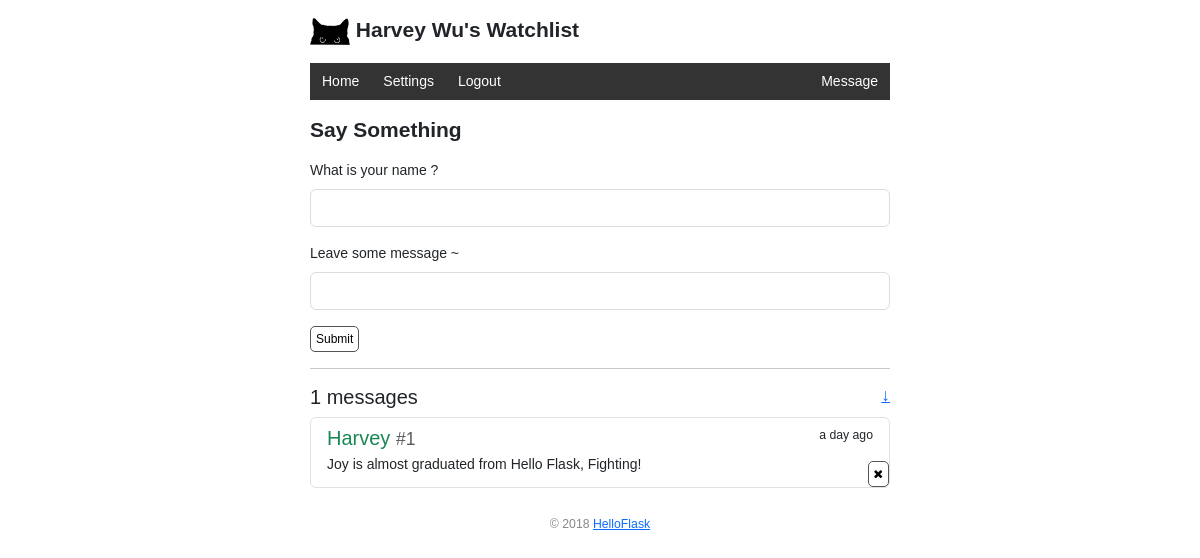
/message (signed in), run on an earlier commit of the app's database.
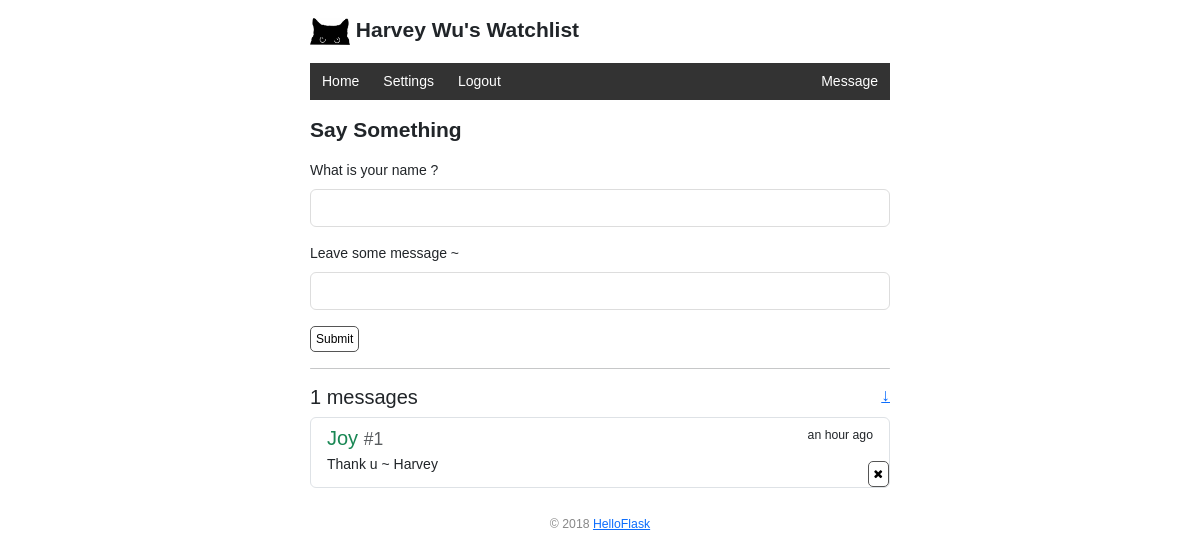
And on a later commit of the database.
### watchlist/models.py (models this page shows, shortened)
class User(db.Model, UserMixin):
    id = db.Column(db.Integer, primary_key=True)
    name = db.Column(db.String(20))
    username = db.Column(db.String(20))
    password_hash = db.Column(db.String(128))

class Message(db.Model):
    id = db.Column(db.Integer, primary_key=True)
    name = db.Column(db.String(20))
    text = db.Column(db.String(200))
    timestamp = db.Column(db.DateTime, default=datetime.utcnow, index=True)

### watchlist/views.py (the view)
@app.route('/message', methods=['GET', 'POST'])
def message():
    form = MessageForm()
    isAdmin = False
    if current_user.username in ["harvey", "joy"]:
        isAdmin = True
    messages = Message.query.order_by(Message.timestamp.desc()).all()
    return render_template('message.html', form=form, messages=messages, isAdmin=isAdmin)

### watchlist/forms.py
class MessageForm(FlaskForm):
    name = StringField('What is your name ?', validators=[DataRequired()])
    text = StringField('Leave some message ~')
    submit = SubmitField('Submit')

### watchlist/__init__.py (called while the page is built)
@login_manager.user_loader
def load_user(user_id):
    from watchlist.models import User
    user = User.query.get(int(user_id))
    return user

@app.context_processor
def inject_user():
    from watchlist.models import User
    user = User.query.first()
    return dict(user=user)

### watchlist/templates/message.html
{% extends 'base.html' %}
{% from 'bootstrap5/form.html' import render_form, render_field %}
{% block content %}
<h2>Say Something</h2>
<div style="text-align: left">
    {{ render_form(form, action="/message/create") }}
</div>
<hr class="rounded">
<h5>{{ messages|length }} messages
    <small class="float-right">
        <a href="#bottom" title="Go Bottom">&darr;</a>
    </small>
</h5>
<div class="list-group">
    {% for message in messages %}
    <a class="list-group-item list-group-item-action flex-column">
        <div class="d-flex w-100 justify-content-between">
            <h5 class="mb-1 text-success">{{ message.name }}
                <small class="text-muted"> #{{ loop.revindex }}</small>
            </h5>
            <small data-toggle="tooltip" data-placement="top"
                   data-timestamp="{{ message.timestamp.strftime('%Y-%m-%dT%H:%M:%SZ') }}"
                   data-delay="500">
                {{ moment(message.timestamp).fromNow(refresh=True) }}
            </small>
        </div>
        <p class="mb-1">{{ message.text }}</p>
        {% if isAdmin %}
        <form method="post" action="{{ url_for('message_delete', msg_id=message.id) }}">
            <button class="btn btn-danger position-absolute bottom-0 end-0"><i class="fa fa-close"></i></button>
        </form>
        {% endif %}
    </a>
    {% endfor %}
</div>
{% endblock %}

### watchlist/templates/base.html (shortened to what this page needs)
<!DOCTYPE html>
<html lang="en">
<head>
    {% block head %}
    <link rel="stylesheet" href="https://cdnjs.cloudflare.com/ajax/libs/font-awesome/4.7.0/css/font-awesome.min.css">
    {{ bootstrap.load_css() }}
    <link rel="stylesheet" href="{{ url_for('static', filename='style.css') }}" type="text/css">
    {% endblock %}
</head>
<body>
<h2>
    <img alt="Avatar" class="avatar" src="{{ url_for('static', filename='images/avatar.png') }}">
    {% block title %}{{ user.name }}'s Watchlist{% endblock %}
</h2>
<nav>
    <ul>
        <li><a href="{{ url_for('index') }}">Home</a></li>
        {% if current_user.is_authenticated %}
        <li><a href="{{ url_for('settings') }}">Settings</a></li>
        <li><a href="{{ url_for('logout') }}">Logout</a></li>
        {% else %}
        <li><a href="{{ url_for('login') }}">Login</a></li>
        {% endif %}
        <li class="rightmost"><a href="{{ url_for('message') }}">Message</a></li>
    </ul>
</nav>
{% block content %}{% endblock %}
<footer>
    <small>&copy; 2018 <a href="http://helloflask.com/book/3">HelloFlask</a></small>
</footer>
</body>
</html>

### watchlist/static/style.css (style rules this page uses)
body { margin: auto; max-width: 580px; font-size: 14px; font-family: Helvetica, Arial, sans-serif; }
h2 { display: block; font-size: 1.5em; margin-block-start: 0.83em; margin-block-end: 0.83em; margin-inline-start: 0px; margin-inline-end: 0px; font-weight: bold; }
footer { color: #888; margin-top: 15px; text-align: center; padding: 10px; }
.avatar { width: 40px; }
nav ul { list-style-type: none; margin: 0; padding: 0; overflow: hidden; background-color: #333; display: flex; justify-content: flex-end; }
nav li { float: left; }
nav li a { display: block; color: white; text-align: center; padding: 8px 12px; text-decoration: none; }
nav .rightmost { color: white; margin-left: auto; }
.float-right { float: right; }
input[type=submit] { font-family: inherit; }
input[type=text] { border: 1px solid #ddd; }
.btn { font-size: 12px; padding: 3px 5px; text-decoration: none; cursor: pointer; background-color: white; color: black; border: 1px solid #555555; border-radius: 5px; }

What changed in the data, as far as the page shows it:
removed Message: name "Harvey", timestamp "a day ago", text "Joy is almost graduated from Hello Flask, Fighting!"
added Message: name "Joy", timestamp "an hour ago", text "Thank u ~ Harvey"
